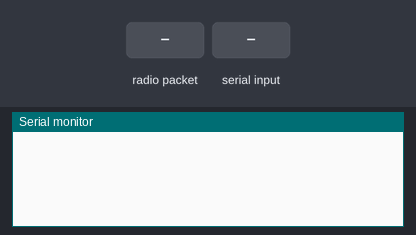
This sketch was run on a simulated Arduino Uno, built with avr-gcc and run on an emulated ATmega328P. Parts: the last lines printed to the serial monitor. The inputs (shaded band) are chosen by the test bench. No radio packets arrive unless stated.

Above: at 1.2 s.
1.3 s: radio packet "5" arrives
At 2.0 s:
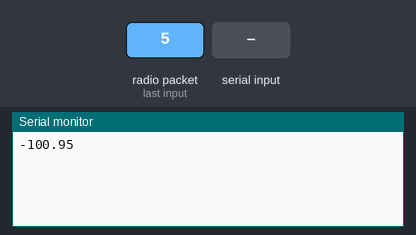
2.8 s: "90,45\n" received over Serial
At 5.2 s:
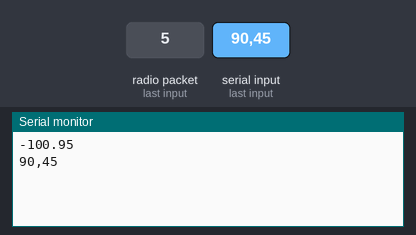

Measured:
- after the input at 1.3 s, the serial monitor: prints a new line at once (image 1)
- after the input at 2.8 s, the serial monitor: prints a new line after 1.0 s (image 2)

The sketch:

surface_radio.ino
```cpp
#include <SPI.h>
#include <nRF24L01.h>
#include <RF24.h>
RF24 radio(7, 8); // CE, CSN pins
const byte addresses[][6] = {"00001", "00002"};
void setup() {
  Serial.begin(9600);
  radio.begin();
  radio.setPALevel(RF24_PA_MIN);
  radio.openWritingPipe(addresses[0]); // Use the first address to write
  radio.openReadingPipe(1, addresses[1]); // Use the second address to read
  radio.setDataRate(RF24_250KBPS);
  radio.setChannel(80);
  radio.startListening();
}

void(* resetFunc) (void) = 0; //declare reset function @ address 0

void loop() {
  // Check if there is a reading available
  if (radio.available()) {
    char text[32] = "";
    radio.read(&text, sizeof(text));
    float depth = (String(text).toInt() - 995)*0.10197;
    Serial.println(depth);
  }
  // Check if there is a Serial input (from keyboard)
  if (Serial.available()) {
    radio.stopListening(); // Stop listening to start writing
    String input = Serial.readStringUntil("\n");
    input.trim();
    Serial.println(input);
    const char text[32] = "";
    input.toCharArray((char*)text, 32);
    radio.write(&text, sizeof(text));
    radio.startListening(); // Listen for incoming messages again
    delay(10); // Short delay to ensure message is sent
  }
}
```
